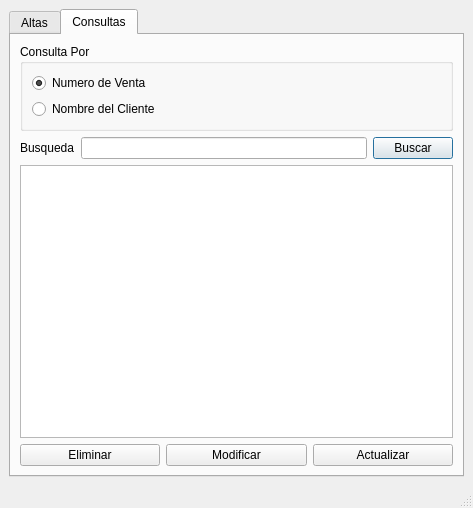
<?xml version="1.0" encoding="UTF-8"?>
<ui version="4.0">
 <class>mainWindow</class>
 <widget class="QMainWindow" name="mainWindow">
  <property name="geometry">
   <rect>
    <x>0</x>
    <y>0</y>
    <width>473</width>
    <height>508</height>
   </rect>
  </property>
  <property name="windowTitle">
   <string>Gestion de Ventas</string>
  </property>
  <widget class="QWidget" name="centralwidget">
   <layout class="QHBoxLayout" name="horizontalLayout">
    <item>
     <layout class="QVBoxLayout" name="verticalLayout">
      <item>
       <widget class="QTabWidget" name="tabWidget">
        <property name="currentIndex">
         <number>1</number>
        </property>
        <property name="movable">
         <bool>true</bool>
        </property>
        <widget class="QWidget" name="tabALtas">
         <attribute name="title">
          <string>Altas</string>
         </attribute>
         <attribute name="toolTip">
          <string>Realiza Alta de Ventas</string>
         </attribute>
         <layout class="QGridLayout" name="gridLayout">
          <item row="3" column="0">
           <widget class="QLabel" name="label_3">
            <property name="text">
             <string>Importe:</string>
            </property>
           </widget>
          </item>
          <item row="1" column="0">
           <widget class="QLabel" name="label">
            <property name="text">
             <string>Numero Comprobante de Venta:</string>
            </property>
           </widget>
          </item>
          <item row="1" column="1">
           <widget class="QLineEdit" name="leNcv"/>
          </item>
          <item row="5" column="1">
           <widget class="QPushButton" name="btnAlta">
            <property name="text">
             <string>Alta</string>
            </property>
           </widget>
          </item>
          <item row="5" column="0">
           <widget class="QCheckBox" name="checkBox">
            <property name="text">
             <string>Pagado</string>
            </property>
           </widget>
          </item>
          <item row="0" column="0" colspan="2">
           <widget class="QLabel" name="label_5">
            <property name="maximumSize">
             <size>
              <width>16777215</width>
              <height>30</height>
             </size>
            </property>
            <property name="font">
             <font>
              <pointsize>14</pointsize>
             </font>
            </property>
            <property name="text">
             <string>Cargar Ventas</string>
            </property>
            <property name="alignment">
             <set>Qt::AlignCenter</set>
            </property>
           </widget>
          </item>
          <item row="2" column="0">
           <widget class="QLabel" name="label_2">
            <property name="text">
             <string>Nombre del Cliente:</string>
            </property>
           </widget>
          </item>
          <item row="2" column="1">
           <widget class="QLineEdit" name="leCliente"/>
          </item>
          <item row="3" column="1">
           <widget class="QLineEdit" name="leImporte"/>
          </item>
         </layout>
        </widget>
        <widget class="QWidget" name="tabConsultas">
         <attribute name="title">
          <string>Consultas</string>
         </attribute>
         <attribute name="toolTip">
          <string>Consulta por num venta o nombre cliente</string>
         </attribute>
         <layout class="QGridLayout" name="gridLayout_2">
          <item row="0" column="0" colspan="3">
           <widget class="QGroupBox" name="groupBox">
            <property name="title">
             <string>Consulta Por</string>
            </property>
            <layout class="QGridLayout" name="gridLayout_3">
             <item row="0" column="0">
              <widget class="QRadioButton" name="rbVenta">
               <property name="text">
                <string>Numero de Venta</string>
               </property>
               <property name="checked">
                <bool>true</bool>
               </property>
              </widget>
             </item>
             <item row="1" column="0">
              <widget class="QRadioButton" name="rbCliente">
               <property name="text">
                <string>Nombre del Cliente</string>
               </property>
              </widget>
             </item>
            </layout>
           </widget>
          </item>
          <item row="1" column="1">
           <widget class="QLineEdit" name="leBusqueda"/>
          </item>
          <item row="1" column="0">
           <widget class="QLabel" name="label_4">
            <property name="text">
             <string>Busqueda</string>
            </property>
           </widget>
          </item>
          <item row="1" column="2">
           <widget class="QPushButton" name="btnBuscar">
            <property name="text">
             <string>Buscar</string>
            </property>
            <property name="autoRepeat">
             <bool>false</bool>
            </property>
            <property name="default">
             <bool>true</bool>
            </property>
           </widget>
          </item>
          <item row="3" column="0" colspan="3">
           <layout class="QHBoxLayout" name="horizontalLayout_2">
            <item>
             <widget class="QPushButton" name="btnEliminar">
              <property name="text">
               <string>Eliminar</string>
              </property>
             </widget>
            </item>
            <item>
             <widget class="QPushButton" name="btnModificar">
              <property name="text">
               <string>Modificar</string>
              </property>
             </widget>
            </item>
            <item>
             <widget class="QPushButton" name="btnActualizar">
              <property name="text">
               <string>Actualizar</string>
              </property>
             </widget>
            </item>
           </layout>
          </item>
          <item row="2" column="0" colspan="3">
           <widget class="QTableWidget" name="tableWidget">
            <property name="editTriggers">
             <set>QAbstractItemView::NoEditTriggers</set>
            </property>
            <property name="sortingEnabled">
             <bool>true</bool>
            </property>
            <attribute name="verticalHeaderVisible">
             <bool>false</bool>
            </attribute>
            <attribute name="verticalHeaderHighlightSections">
             <bool>false</bool>
            </attribute>
           </widget>
          </item>
         </layout>
        </widget>
       </widget>
      </item>
     </layout>
    </item>
   </layout>
  </widget>
  <widget class="QMenuBar" name="menubar">
   <property name="geometry">
    <rect>
     <x>0</x>
     <y>0</y>
     <width>473</width>
     <height>26</height>
    </rect>
   </property>
  </widget>
  <widget class="QStatusBar" name="statusbar"/>
 </widget>
 <resources/>
 <connections/>
</ui>
